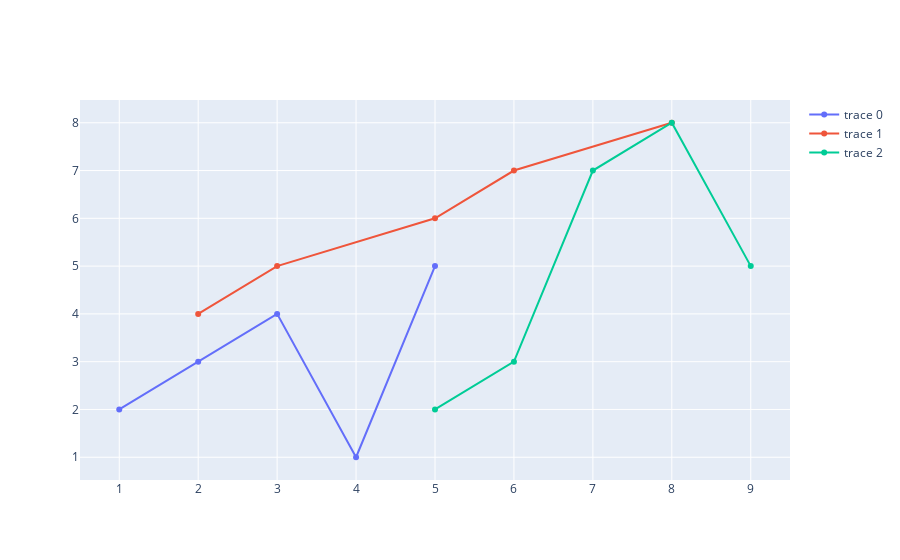

The code cell stored with this chart in its notebook:
### Code cell
fig = go.Figure()
fig.add_trace(go.Scatter(x=x1,y=y1))
fig.add_trace(go.Scatter(x=x2,y=y2))
fig.add_trace(go.Scatter(x=x3,y=y3))
fig.show()

### Figure 1 — Plotly figure (JSON) as saved in the notebook; plotly's stock layout.template omitted (floating-point values rounded to 4 significant figures)
{"data": [{"type": "scatter", "x": [1, 2, 3, 4, 5], "y": [2, 3, 4, 1, 5]}, {"type": "scatter", "x": [2, 3, 5, 6, 8], "y": [4, 5, 6, 7, 8]}, {"type": "scatter", "x": [5, 6, 7, 8, 9], "y": [2, 3, 7, 8, 5]}], "layout": {}}
